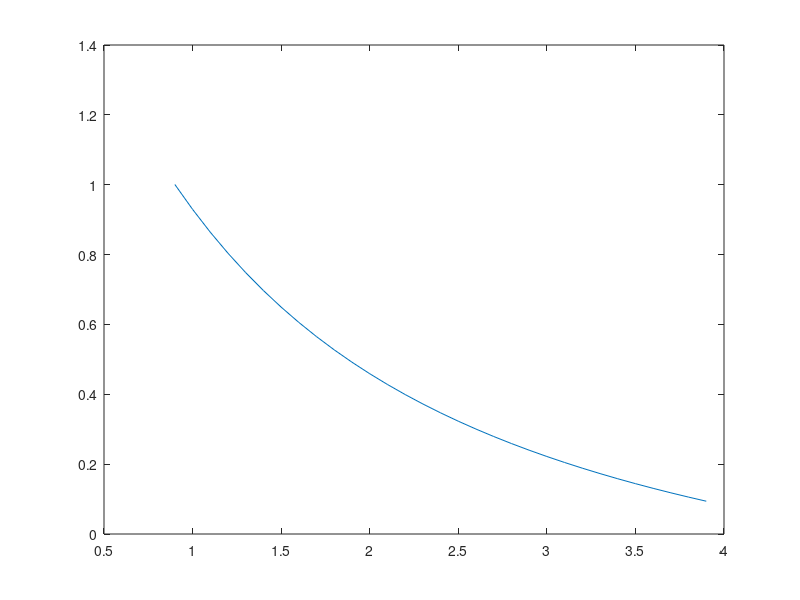

Here is the MATLAB script that generated this plot:
clear;
global L = 36; % belt length
global c = 10; % center-to-center of pulleys
belt_angle = 30;
R = [0.9:0.1:3.9];

function r_0 = r_sol(Rvar, c, L)
  [r_0, fval, info] = fsolve( @(rvar) (pi.*rvar.*(Rvar+1) + 2.*sqrt(c.^2 + ( (rvar.^2).*( (Rvar-1).^2) ) ) - L), [3]);
endfunction
r = zeros(1, length(R));
for i = 1:length(R)
  r(i) = r_sol(R(i), c, L);
end

r_eng = 0.987-0.175;
P=2*(r - r_eng)*tan( (belt_angle/2) * pi/180);
plot(R, P);
